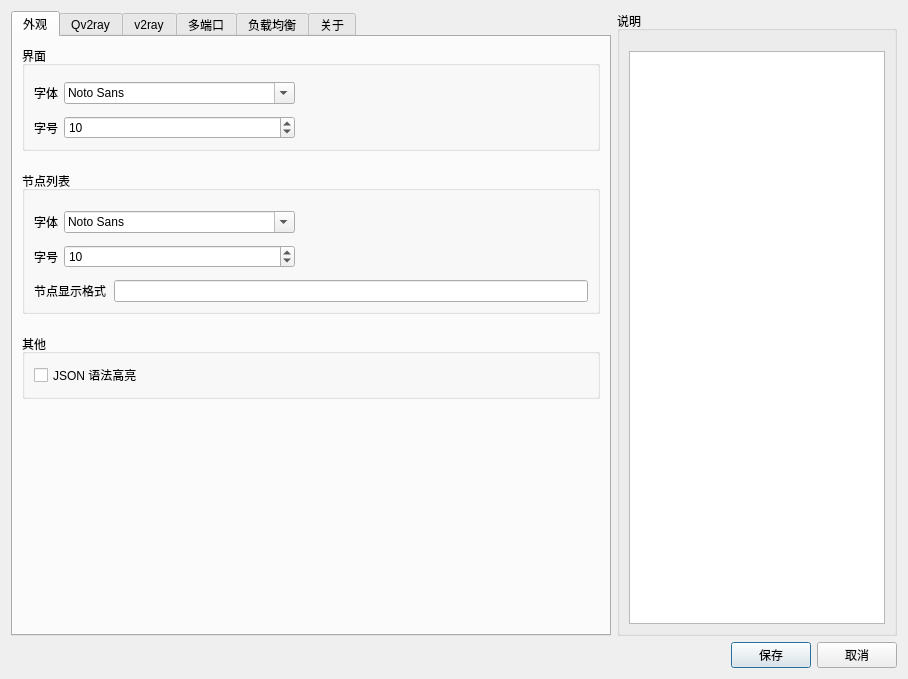
<?xml version="1.0" encoding="UTF-8"?>
<ui version="4.0">
 <class>Settings</class>
 <widget class="QDialog" name="Settings">
  <property name="geometry">
   <rect>
    <x>0</x>
    <y>0</y>
    <width>908</width>
    <height>679</height>
   </rect>
  </property>
  <property name="windowTitle">
   <string>设置</string>
  </property>
  <layout class="QGridLayout" name="gridLayout_8">
   <item row="0" column="1">
    <widget class="QGroupBox" name="groupBoxHelp">
     <property name="title">
      <string>说明</string>
     </property>
     <layout class="QVBoxLayout" name="verticalLayout">
      <property name="topMargin">
       <number>20</number>
      </property>
      <item>
       <widget class="QTextEdit" name="txtHelp">
        <property name="sizePolicy">
         <sizepolicy hsizetype="Preferred" vsizetype="Expanding">
          <horstretch>0</horstretch>
          <verstretch>0</verstretch>
         </sizepolicy>
        </property>
        <property name="readOnly">
         <bool>true</bool>
        </property>
       </widget>
      </item>
     </layout>
    </widget>
   </item>
   <item row="1" column="0" colspan="2">
    <layout class="QHBoxLayout" name="horizontalLayout">
     <item>
      <spacer name="horizontalSpacer">
       <property name="orientation">
        <enum>Qt::Horizontal</enum>
       </property>
       <property name="sizeHint" stdset="0">
        <size>
         <width>40</width>
         <height>20</height>
        </size>
       </property>
      </spacer>
     </item>
     <item>
      <widget class="QPushButton" name="btnSave">
       <property name="text">
        <string>保存</string>
       </property>
      </widget>
     </item>
     <item>
      <widget class="QPushButton" name="btnCancel">
       <property name="text">
        <string>取消</string>
       </property>
      </widget>
     </item>
    </layout>
   </item>
   <item row="0" column="0">
    <widget class="QTabWidget" name="tabWidgetSettings">
     <property name="currentIndex">
      <number>0</number>
     </property>
     <widget class="QWidget" name="tab">
      <attribute name="title">
       <string>外观</string>
      </attribute>
      <layout class="QVBoxLayout" name="verticalLayout_2">
       <property name="spacing">
        <number>20</number>
       </property>
       <item>
        <widget class="QGroupBox" name="groupBox">
         <property name="title">
          <string>界面</string>
         </property>
         <layout class="QGridLayout" name="gridLayout_2">
          <property name="topMargin">
           <number>16</number>
          </property>
          <property name="verticalSpacing">
           <number>12</number>
          </property>
          <item row="0" column="1">
           <widget class="QFontComboBox" name="fontComboAppFont">
            <property name="currentFont">
             <font>
              <family>仿宋</family>
             </font>
            </property>
           </widget>
          </item>
          <item row="1" column="0">
           <widget class="QLabel" name="label_4">
            <property name="text">
             <string>字号</string>
            </property>
           </widget>
          </item>
          <item row="1" column="1">
           <widget class="QSpinBox" name="spinAppFontSize">
            <property name="minimum">
             <number>5</number>
            </property>
            <property name="maximum">
             <number>50</number>
            </property>
            <property name="singleStep">
             <number>2</number>
            </property>
            <property name="value">
             <number>10</number>
            </property>
           </widget>
          </item>
          <item row="0" column="0">
           <widget class="QLabel" name="label_3">
            <property name="text">
             <string>字体</string>
            </property>
           </widget>
          </item>
          <item row="0" column="2">
           <spacer name="horizontalSpacer_3">
            <property name="orientation">
             <enum>Qt::Horizontal</enum>
            </property>
            <property name="sizeHint" stdset="0">
             <size>
              <width>40</width>
              <height>20</height>
             </size>
            </property>
           </spacer>
          </item>
         </layout>
        </widget>
       </item>
       <item>
        <widget class="QGroupBox" name="groupBox_2">
         <property name="title">
          <string>节点列表</string>
         </property>
         <layout class="QGridLayout" name="gridLayout">
          <property name="topMargin">
           <number>20</number>
          </property>
          <property name="verticalSpacing">
           <number>12</number>
          </property>
          <item row="0" column="2">
           <spacer name="horizontalSpacer_4">
            <property name="orientation">
             <enum>Qt::Horizontal</enum>
            </property>
            <property name="sizeHint" stdset="0">
             <size>
              <width>40</width>
              <height>20</height>
             </size>
            </property>
           </spacer>
          </item>
          <item row="0" column="1">
           <widget class="QFontComboBox" name="fontComboListFont">
            <property name="currentFont">
             <font>
              <family>宋体</family>
             </font>
            </property>
           </widget>
          </item>
          <item row="1" column="0">
           <widget class="QLabel" name="label_6">
            <property name="text">
             <string>字号</string>
            </property>
            <property name="alignment">
             <set>Qt::AlignRight|Qt::AlignTrailing|Qt::AlignVCenter</set>
            </property>
           </widget>
          </item>
          <item row="0" column="0">
           <widget class="QLabel" name="label_5">
            <property name="text">
             <string>字体</string>
            </property>
            <property name="alignment">
             <set>Qt::AlignRight|Qt::AlignTrailing|Qt::AlignVCenter</set>
            </property>
           </widget>
          </item>
          <item row="1" column="1">
           <widget class="QSpinBox" name="spinListFontSize">
            <property name="minimum">
             <number>5</number>
            </property>
            <property name="maximum">
             <number>50</number>
            </property>
            <property name="singleStep">
             <number>2</number>
            </property>
            <property name="value">
             <number>10</number>
            </property>
           </widget>
          </item>
          <item row="2" column="0" colspan="3">
           <layout class="QHBoxLayout" name="horizontalLayout_9">
            <property name="spacing">
             <number>8</number>
            </property>
            <item>
             <widget class="QLabel" name="label_10">
              <property name="text">
               <string>节点显示格式</string>
              </property>
              <property name="alignment">
               <set>Qt::AlignRight|Qt::AlignTrailing|Qt::AlignVCenter</set>
              </property>
             </widget>
            </item>
            <item>
             <widget class="QLineEdit" name="editNodeReprFormat"/>
            </item>
           </layout>
          </item>
         </layout>
        </widget>
       </item>
       <item>
        <widget class="QGroupBox" name="groupBox_7">
         <property name="title">
          <string>其他</string>
         </property>
         <layout class="QVBoxLayout" name="verticalLayout_9">
          <item>
           <widget class="QCheckBox" name="chkJsonHighlight">
            <property name="text">
             <string>JSON 语法高亮</string>
            </property>
           </widget>
          </item>
         </layout>
        </widget>
       </item>
       <item>
        <spacer name="verticalSpacer">
         <property name="orientation">
          <enum>Qt::Vertical</enum>
         </property>
         <property name="sizeHint" stdset="0">
          <size>
           <width>20</width>
           <height>40</height>
          </size>
         </property>
        </spacer>
       </item>
      </layout>
     </widget>
     <widget class="QWidget" name="tab_2">
      <attribute name="title">
       <string>Qv2ray</string>
      </attribute>
      <widget class="QCheckBox" name="chkAutoStartQv2ray">
       <property name="enabled">
        <bool>false</bool>
       </property>
       <property name="geometry">
        <rect>
         <x>20</x>
         <y>100</y>
         <width>241</width>
         <height>19</height>
        </rect>
       </property>
       <property name="text">
        <string>自动导入配置后启动Qv2ray</string>
       </property>
      </widget>
      <widget class="QWidget" name="layoutWidget">
       <property name="geometry">
        <rect>
         <x>20</x>
         <y>20</y>
         <width>551</width>
         <height>54</height>
        </rect>
       </property>
       <layout class="QVBoxLayout" name="verticalLayout_3">
        <item>
         <widget class="QLabel" name="label_16">
          <property name="text">
           <string>Qv2ray 目录</string>
          </property>
         </widget>
        </item>
        <item>
         <layout class="QHBoxLayout" name="horizontalLayout_8">
          <item>
           <widget class="QLineEdit" name="editQvFolder"/>
          </item>
          <item>
           <widget class="QPushButton" name="btnBrwsQvFolder">
            <property name="text">
             <string>浏览</string>
            </property>
           </widget>
          </item>
         </layout>
        </item>
       </layout>
      </widget>
     </widget>
     <widget class="QWidget" name="tabV2ray">
      <attribute name="title">
       <string>v2ray</string>
      </attribute>
      <widget class="QGroupBox" name="groupBoxV2rayAdvanced">
       <property name="geometry">
        <rect>
         <x>20</x>
         <y>40</y>
         <width>541</width>
         <height>261</height>
        </rect>
       </property>
       <property name="title">
        <string>Advanced</string>
       </property>
       <layout class="QGridLayout" name="gridLayout_6">
        <property name="spacing">
         <number>12</number>
        </property>
        <item row="0" column="2">
         <spacer name="horizontalSpacer_5">
          <property name="orientation">
           <enum>Qt::Horizontal</enum>
          </property>
          <property name="sizeHint" stdset="0">
           <size>
            <width>40</width>
            <height>20</height>
           </size>
          </property>
         </spacer>
        </item>
        <item row="0" column="0">
         <widget class="QLabel" name="label_11">
          <property name="text">
           <string>域名匹配算法</string>
          </property>
         </widget>
        </item>
        <item row="0" column="1">
         <widget class="QComboBox" name="comboDomainMatcher">
          <item>
           <property name="text">
            <string>linear</string>
           </property>
          </item>
          <item>
           <property name="text">
            <string>mph</string>
           </property>
          </item>
         </widget>
        </item>
        <item row="1" column="0">
         <widget class="QLabel" name="label_15">
          <property name="text">
           <string>负载均衡策略</string>
          </property>
         </widget>
        </item>
        <item row="1" column="1">
         <widget class="QComboBox" name="comboBalancerStrategy">
          <item>
           <property name="text">
            <string>random</string>
           </property>
          </item>
          <item>
           <property name="text">
            <string>leastPing</string>
           </property>
          </item>
         </widget>
        </item>
        <item row="3" column="0" colspan="2">
         <widget class="QCheckBox" name="chkSelectorPrefix">
          <property name="text">
           <string>负载均衡选择器列表精简</string>
          </property>
         </widget>
        </item>
       </layout>
      </widget>
     </widget>
     <widget class="QWidget" name="tab_3">
      <attribute name="title">
       <string>多端口</string>
      </attribute>
      <layout class="QGridLayout" name="gridLayout_4">
       <property name="topMargin">
        <number>20</number>
       </property>
       <property name="horizontalSpacing">
        <number>12</number>
       </property>
       <property name="verticalSpacing">
        <number>20</number>
       </property>
       <item row="3" column="0">
        <widget class="QGroupBox" name="groupBox_6">
         <property name="sizePolicy">
          <sizepolicy hsizetype="Preferred" vsizetype="Fixed">
           <horstretch>0</horstretch>
           <verstretch>0</verstretch>
          </sizepolicy>
         </property>
         <property name="title">
          <string>输出路径</string>
         </property>
         <layout class="QGridLayout" name="gridLayout_7">
          <property name="topMargin">
           <number>16</number>
          </property>
          <property name="verticalSpacing">
           <number>14</number>
          </property>
          <item row="0" column="0">
           <layout class="QVBoxLayout" name="verticalLayout_7">
            <property name="spacing">
             <number>6</number>
            </property>
            <item>
             <widget class="QLabel" name="label_12">
              <property name="text">
               <string>为 Qv2ray 生成的复杂配置文件</string>
              </property>
             </widget>
            </item>
            <item>
             <layout class="QHBoxLayout" name="horizontalLayout_6">
              <item>
               <widget class="QLineEdit" name="editQvComplexConfigResultPath"/>
              </item>
              <item>
               <widget class="QPushButton" name="btnBrwsQvResultPath">
                <property name="text">
                 <string>浏览</string>
                </property>
               </widget>
              </item>
             </layout>
            </item>
           </layout>
          </item>
         </layout>
        </widget>
       </item>
       <item row="1" column="0">
        <widget class="QGroupBox" name="groupBox_4">
         <property name="title">
          <string>标签格式</string>
         </property>
         <layout class="QGridLayout" name="gridLayout_3">
          <property name="topMargin">
           <number>16</number>
          </property>
          <property name="horizontalSpacing">
           <number>12</number>
          </property>
          <property name="verticalSpacing">
           <number>10</number>
          </property>
          <item row="2" column="0">
           <widget class="QLabel" name="label_7">
            <property name="text">
             <string>路由规则标签</string>
            </property>
            <property name="alignment">
             <set>Qt::AlignRight|Qt::AlignTrailing|Qt::AlignVCenter</set>
            </property>
           </widget>
          </item>
          <item row="0" column="1">
           <widget class="QLineEdit" name="editInboundTagFmt"/>
          </item>
          <item row="2" column="1">
           <widget class="QLineEdit" name="editRuleTagFmt"/>
          </item>
          <item row="0" column="0">
           <widget class="QLabel" name="label_2">
            <property name="text">
             <string>入站标签</string>
            </property>
            <property name="alignment">
             <set>Qt::AlignRight|Qt::AlignTrailing|Qt::AlignVCenter</set>
            </property>
           </widget>
          </item>
          <item row="3" column="0">
           <widget class="QLabel" name="label_8">
            <property name="text">
             <string>出站标签</string>
            </property>
            <property name="alignment">
             <set>Qt::AlignRight|Qt::AlignTrailing|Qt::AlignVCenter</set>
            </property>
           </widget>
          </item>
          <item row="3" column="1">
           <widget class="QLineEdit" name="editOutboundTagFmt"/>
          </item>
         </layout>
        </widget>
       </item>
       <item row="2" column="0">
        <widget class="QGroupBox" name="groupBoxMappingReport">
         <property name="sizePolicy">
          <sizepolicy hsizetype="Preferred" vsizetype="Fixed">
           <horstretch>0</horstretch>
           <verstretch>0</verstretch>
          </sizepolicy>
         </property>
         <property name="title">
          <string>端口映射报告</string>
         </property>
         <layout class="QGridLayout" name="gridLayout_5">
          <property name="topMargin">
           <number>16</number>
          </property>
          <property name="horizontalSpacing">
           <number>2</number>
          </property>
          <property name="verticalSpacing">
           <number>14</number>
          </property>
          <item row="0" column="0">
           <layout class="QVBoxLayout" name="verticalLayout_4">
            <property name="spacing">
             <number>6</number>
            </property>
            <item>
             <widget class="QLabel" name="label">
              <property name="text">
               <string>模板</string>
              </property>
             </widget>
            </item>
            <item>
             <layout class="QHBoxLayout" name="horizontalLayout_3">
              <item>
               <widget class="QLineEdit" name="editMappingReportTemplatePath"/>
              </item>
              <item>
               <widget class="QPushButton" name="btnBrwsMappingReportTemplPath">
                <property name="text">
                 <string>浏览</string>
                </property>
               </widget>
              </item>
             </layout>
            </item>
           </layout>
          </item>
          <item row="1" column="0">
           <layout class="QVBoxLayout" name="verticalLayout_5">
            <property name="spacing">
             <number>6</number>
            </property>
            <item>
             <widget class="QLabel" name="label_9">
              <property name="text">
               <string>导出路径</string>
              </property>
             </widget>
            </item>
            <item>
             <layout class="QHBoxLayout" name="horizontalLayout_4">
              <item>
               <widget class="QLineEdit" name="editMappingReportResultPath"/>
              </item>
              <item>
               <widget class="QPushButton" name="btnBrwsMappingReportResultPath">
                <property name="text">
                 <string>浏览</string>
                </property>
               </widget>
              </item>
             </layout>
            </item>
           </layout>
          </item>
         </layout>
        </widget>
       </item>
       <item row="0" column="0">
        <widget class="QGroupBox" name="groupBox_8">
         <property name="title">
          <string>入站端口</string>
         </property>
         <layout class="QGridLayout" name="gridLayout_9">
          <property name="topMargin">
           <number>18</number>
          </property>
          <property name="horizontalSpacing">
           <number>8</number>
          </property>
          <property name="verticalSpacing">
           <number>12</number>
          </property>
          <item row="0" column="1">
           <widget class="QSpinBox" name="spinDefaultPortStart">
            <property name="sizePolicy">
             <sizepolicy hsizetype="Expanding" vsizetype="Fixed">
              <horstretch>0</horstretch>
              <verstretch>0</verstretch>
             </sizepolicy>
            </property>
            <property name="minimum">
             <number>1024</number>
            </property>
            <property name="maximum">
             <number>65535</number>
            </property>
           </widget>
          </item>
          <item row="1" column="0">
           <widget class="QLabel" name="label_18">
            <property name="text">
             <string>类型</string>
            </property>
            <property name="alignment">
             <set>Qt::AlignRight|Qt::AlignTrailing|Qt::AlignVCenter</set>
            </property>
           </widget>
          </item>
          <item row="0" column="0">
           <widget class="QLabel" name="label_14">
            <property name="text">
             <string>默认起始端口</string>
            </property>
            <property name="alignment">
             <set>Qt::AlignRight|Qt::AlignTrailing|Qt::AlignVCenter</set>
            </property>
           </widget>
          </item>
          <item row="0" column="2">
           <spacer name="horizontalSpacer_2">
            <property name="orientation">
             <enum>Qt::Horizontal</enum>
            </property>
            <property name="sizeHint" stdset="0">
             <size>
              <width>40</width>
              <height>20</height>
             </size>
            </property>
           </spacer>
          </item>
          <item row="1" column="1">
           <widget class="QComboBox" name="comboPortType">
            <item>
             <property name="text">
              <string>SOCKS5</string>
             </property>
            </item>
            <item>
             <property name="text">
              <string>HTTP</string>
             </property>
            </item>
           </widget>
          </item>
         </layout>
        </widget>
       </item>
      </layout>
     </widget>
     <widget class="QWidget" name="tab_4">
      <attribute name="title">
       <string>负载均衡</string>
      </attribute>
      <widget class="QGroupBox" name="groupBox_10">
       <property name="geometry">
        <rect>
         <x>20</x>
         <y>30</y>
         <width>541</width>
         <height>101</height>
        </rect>
       </property>
       <property name="title">
        <string>标签格式</string>
       </property>
       <layout class="QGridLayout" name="gridLayout_11">
        <item row="0" column="0">
         <widget class="QLabel" name="label_20">
          <property name="text">
           <string>出站标签</string>
          </property>
          <property name="alignment">
           <set>Qt::AlignRight|Qt::AlignTrailing|Qt::AlignVCenter</set>
          </property>
         </widget>
        </item>
        <item row="0" column="1">
         <widget class="QLineEdit" name="editOutboundTagFmt2"/>
        </item>
       </layout>
      </widget>
      <widget class="QGroupBox" name="groupBox_11">
       <property name="geometry">
        <rect>
         <x>20</x>
         <y>170</y>
         <width>541</width>
         <height>101</height>
        </rect>
       </property>
       <property name="sizePolicy">
        <sizepolicy hsizetype="Preferred" vsizetype="Fixed">
         <horstretch>0</horstretch>
         <verstretch>0</verstretch>
        </sizepolicy>
       </property>
       <property name="title">
        <string>输出路径</string>
       </property>
       <layout class="QVBoxLayout" name="verticalLayout_10">
        <property name="topMargin">
         <number>20</number>
        </property>
        <item>
         <layout class="QVBoxLayout" name="verticalLayout_11">
          <property name="spacing">
           <number>6</number>
          </property>
          <item>
           <widget class="QLabel" name="label_19">
            <property name="text">
             <string>为 Qv2ray 生成的复杂配置文件</string>
            </property>
           </widget>
          </item>
          <item>
           <layout class="QHBoxLayout" name="horizontalLayout_11">
            <item>
             <widget class="QLineEdit" name="editQvComplexConfigResultPath2"/>
            </item>
            <item>
             <widget class="QPushButton" name="btnBrwsQvResultPath2">
              <property name="text">
               <string>浏览</string>
              </property>
             </widget>
            </item>
           </layout>
          </item>
         </layout>
        </item>
       </layout>
      </widget>
     </widget>
     <widget class="QWidget" name="tab_5">
      <attribute name="title">
       <string>关于</string>
      </attribute>
      <layout class="QVBoxLayout" name="verticalLayout_12">
       <item>
        <widget class="QLabel" name="labQv2rayIcon">
         <property name="text">
          <string/>
         </property>
         <property name="pixmap">
          <pixmap resource="../resources/res.qrc">:/3.ico</pixmap>
         </property>
         <property name="alignment">
          <set>Qt::AlignCenter</set>
         </property>
        </widget>
       </item>
       <item>
        <widget class="QLabel" name="labThanksQv2ray">
         <property name="text">
          <string>Thanks To Qv2ray</string>
         </property>
         <property name="alignment">
          <set>Qt::AlignCenter</set>
         </property>
        </widget>
       </item>
       <item>
        <spacer name="verticalSpacer_2">
         <property name="orientation">
          <enum>Qt::Vertical</enum>
         </property>
         <property name="sizeHint" stdset="0">
          <size>
           <width>20</width>
           <height>40</height>
          </size>
         </property>
        </spacer>
       </item>
       <item>
        <widget class="QPushButton" name="btnAboutQt">
         <property name="text">
          <string>关于 Qt</string>
         </property>
        </widget>
       </item>
      </layout>
     </widget>
    </widget>
   </item>
  </layout>
 </widget>
 <resources>
  <include location="../resources/res.qrc"/>
 </resources>
 <connections/>
</ui>
